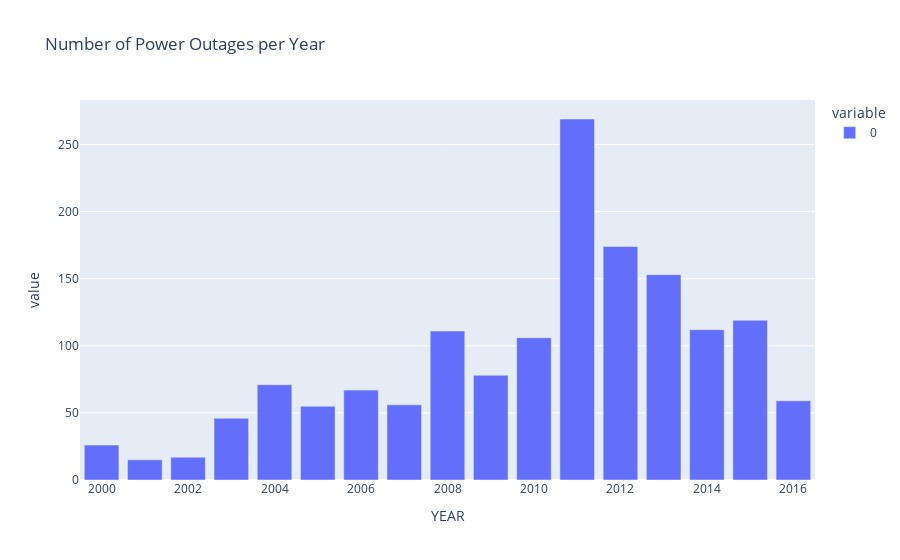

Here is the notebook cell this chart was saved with:
### Code cell
cleaned.groupby("YEAR").size().plot(
    kind="bar", title="Number of Power Outages per Year"
)

### Figure 1 — Plotly figure (JSON) as saved in the notebook; plotly's stock layout.template omitted (floating-point values rounded to 4 significant figures)
{"data": [{"alignmentgroup": "True", "hovertemplate": "variable=0<br>YEAR=%{x}<br>value=%{y}<extra></extra>", "legendgroup": "0", "marker": {"color": "#636efa", "pattern": {"shape": ""}}, "name": "0", "offsetgroup": "0", "orientation": "v", "showlegend": true, "textposition": "auto", "type": "bar", "x": [2000, 2001, 2002, 2003, 2004, 2005, 2006, 2007, 2008, 2009, 2010, 2011, 2012, 2013, 2014, 2015, 2016], "xaxis": "x", "y": [26, 15, 17, 46, 71, 55, 67, 56, 111, 78, 106, 269, 174, 153, 112, 119, 59], "yaxis": "y"}], "layout": {"barmode": "relative", "legend": {"title": {"text": "variable"}, "tracegroupgap": 0}, "title": {"text": "Number of Power Outages per Year"}, "xaxis": {"anchor": "y", "domain": [0, 1], "title": {"text": "YEAR"}}, "yaxis": {"anchor": "x", "domain": [0, 1], "title": {"text": "value"}}}}
